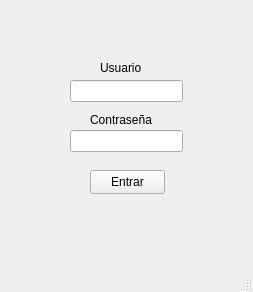
<?xml version="1.0" encoding="UTF-8"?>
<ui version="4.0">
 <class>MainWindow</class>
 <widget class="QMainWindow" name="MainWindow">
  <property name="geometry">
   <rect>
    <x>0</x>
    <y>0</y>
    <width>253</width>
    <height>292</height>
   </rect>
  </property>
  <property name="windowTitle">
   <string>MainWindow</string>
  </property>
  <widget class="QWidget" name="centralwidget">
   <widget class="QLineEdit" name="campo_usuario">
    <property name="geometry">
     <rect>
      <x>70</x>
      <y>80</y>
      <width>113</width>
      <height>22</height>
     </rect>
    </property>
   </widget>
   <widget class="QLineEdit" name="campo_contrasena">
    <property name="geometry">
     <rect>
      <x>70</x>
      <y>130</y>
      <width>113</width>
      <height>22</height>
     </rect>
    </property>
   </widget>
   <widget class="QPushButton" name="boton_login">
    <property name="geometry">
     <rect>
      <x>90</x>
      <y>170</y>
      <width>75</width>
      <height>24</height>
     </rect>
    </property>
    <property name="text">
     <string>Entrar</string>
    </property>
   </widget>
   <widget class="QLabel" name="label">
    <property name="geometry">
     <rect>
      <x>100</x>
      <y>60</y>
      <width>49</width>
      <height>16</height>
     </rect>
    </property>
    <property name="text">
     <string>Usuario</string>
    </property>
   </widget>
   <widget class="QLabel" name="label_2">
    <property name="geometry">
     <rect>
      <x>90</x>
      <y>110</y>
      <width>71</width>
      <height>20</height>
     </rect>
    </property>
    <property name="text">
     <string>Contraseña</string>
    </property>
   </widget>
  </widget>
  <widget class="QMenuBar" name="menubar">
   <property name="geometry">
    <rect>
     <x>0</x>
     <y>0</y>
     <width>253</width>
     <height>22</height>
    </rect>
   </property>
  </widget>
  <widget class="QStatusBar" name="statusbar"/>
 </widget>
 <resources/>
 <connections/>
</ui>
